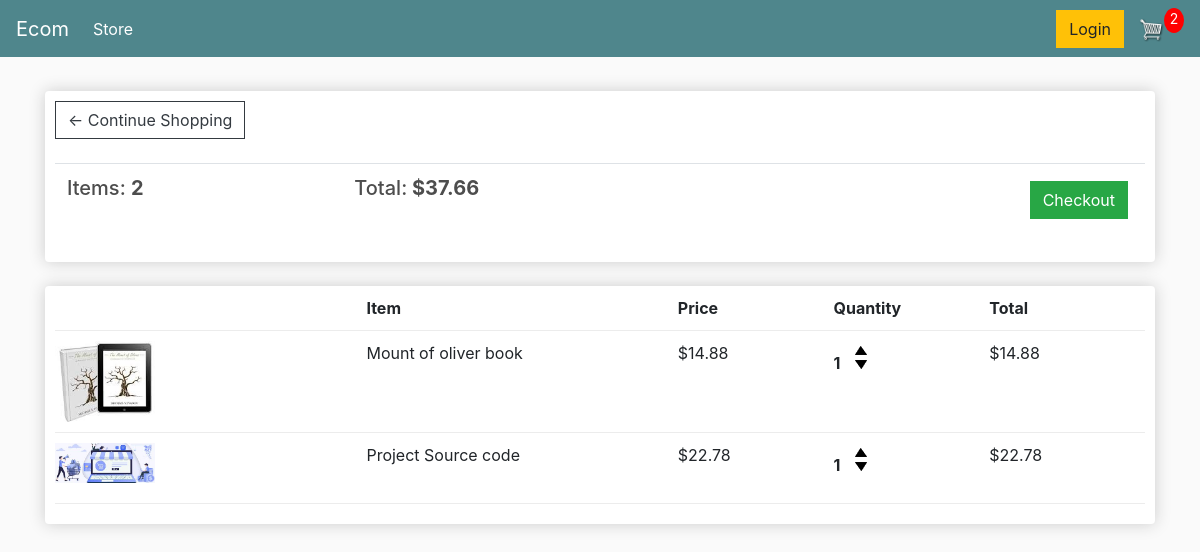
The app's page /cart/ (signed in) with its own data.
### store/models.py (models this page shows, shortened)
class Order(models.Model):
    customer = models.ForeignKey(Customer, on_delete=models.SET_NULL, null=True, blank=True)
    date_ordered = models.DateTimeField(auto_now_add=True)
    complete = models.BooleanField(default=False, null=True, blank=True)
    transaction_id = models.CharField(max_length=200, null=True)
    @property
    def get_cart_total(self):
        orderitems = self.orderitem_set.all()
        total = sum([item.get_total for item in orderitems])
        return total
    @property
    def get_cart_items(self):
        orderitems = self.orderitem_set.all()
        total = sum([item.quantity for item in orderitems])
        return total

class OrderItem(models.Model):
    product = models.ForeignKey(Product, on_delete=models.SET_NULL, null=True)
    order = models.ForeignKey(Order, on_delete=models.SET_NULL, null=True)
    quantity = models.IntegerField(default=0, null=True, blank=True)
    date_added = models.DateTimeField(auto_now_add=True)
    @property
    def get_total(self):
        total = self.product.price * self.quantity
        return total

class Product(models.Model):
    name = models.CharField(max_length=200, null=True)
    price = models.DecimalField(max_digits=7,decimal_places=2)
    digital = models.BooleanField(default=False, null=True, blank=True)
    images = models.ImageField(null=True, blank=True)
    @property
    def imageURL(self):
        try:
            url = self.images.url
        except:
            url = ''
        return url

### store/views.py (the view)
# urls.py: path('cart/',views.cart, name="cart"),
def cart(request):
    data = cartData(request)
    cartItems = data['cartItems']
    order = data['order']
    items = data['items']
    context={'items':items,'order':order,'cartItems':cartItems}
    return render(request, 'store/Cart.html',context)

### store/utils.py (called while the page is built)
def cartData(request):
    if request.user.is_authenticated:
        customer = request.user.customer
        order, created = Order.objects.get_or_create(customer=customer, complete=False)
        items = order.orderitem_set.all()
        cartItems = order.get_cart_items
    else:
        cookieData = cookieCart(request)
        cartItems = cookieData['cartItems']
        order = cookieData['order']
        items = cookieData['items']
    return  {'cartItems':cartItems,'order':order,'items':items}

### store/templates/store/Cart.html
{% extends 'store/main.html' %}
{% load static %}
{% block content %}
     <div class="row">
	<div class="col-lg-12">
	<div class="box-element">
	<a  class="btn btn-outline-dark" href="{% url 'store' %}">&#x2190; Continue Shopping</a>
	<br>
	<br>
	<table class="table">
		<tr>
			<th><h5>Items: <strong>{{order.get_cart_items}}</strong></h5></th>
			<th><h5>Total:<strong> ${{order.get_cart_total|floatformat:2}}</strong></h5></th>
			<th>
				<a  style="float:right; margin:5px;" class="btn btn-success" href="{% url 'checkout' %}">Checkout</a>
			</th>
		</tr>
	</table>
</div>
		<br>
<div class="box-element">
	<div class="cart-row">
		<div style="flex:2"></div>
		<div style="flex:2"><strong>Item</strong></div>
		<div style="flex:1"><strong>Price</strong></div>
		<div style="flex:1"><strong>Quantity</strong></div>
		<div style="flex:1"><strong>Total</strong></div>
	</div>
	{% for item in items%}
	<div class="cart-row">
		<div style="flex:2"><img class="row-image" src="{{item.product.imageURL}}"></div>
		<div style="flex:2"><p>{{item.product.name}}</p></div>
		<div style="flex:1"><p>${{item.product.price|floatformat:2}}</p></div>
		<div style="flex:1">
			<p class="quantity">{{item.quantity}}</p>
			<div class="quantity">
				<img data-product="{{item.product.id}}" data-action="add" class="chg-quantity update-cart" src="{% static  'images/arrow-up.png' %}">
				<img data-product="{{item.product.id}}" data-action="remove" class="chg-quantity update-cart"  src="{% static  'images/arrow-down.png' %}">
			</div>
		</div>
		<div style="flex:1"><p>${{item.get_total}}</p></div>
	</div>
	{% endfor %}
	</div>
</div>
{% endblock content %}

### static/css/main.css (style rules this page uses)
body { background-color: hsl(0, 0%, 98%); }
h1,h2,h3,h4,h5,h6 { color:hsl(0, 0%, 30%); }
.box-element { box-shadow:hsl(0, 0%, 80%) 0 0 16px; background-color: #fff; border-radius: 4px; padding: 10px; }
.col-lg-4, .col-lg-6, .col-lg-8, .col-lg-12 { margin-top: 10px; }
.btn { border-radius: 0; }
.row-image { width: 100px; }
.cart-row { display: flex; align-items: flex-stretch; padding-bottom: 10px; margin-bottom: 10px; border-bottom: 1px solid #ececec; }
.quantity { display: inline-block; font-weight: 700; padding-right:10px; }
.chg-quantity { width: 12px; cursor: pointer; display: block; margin-top: 5px; transition:.1s; }

### records on screen
Order: get_cart_items "2", get_cart_total "37.66"
OrderItem: product.imageURL (picture), product.name "Mount of oliver book", product.price "14.88", quantity "1", get_total "14.88"
OrderItem: product.imageURL (picture), product.name "Project Source code", product.price "22.78", quantity "1", get_total "22.78"

### other values on screen
{{ cartItems }} "2"
